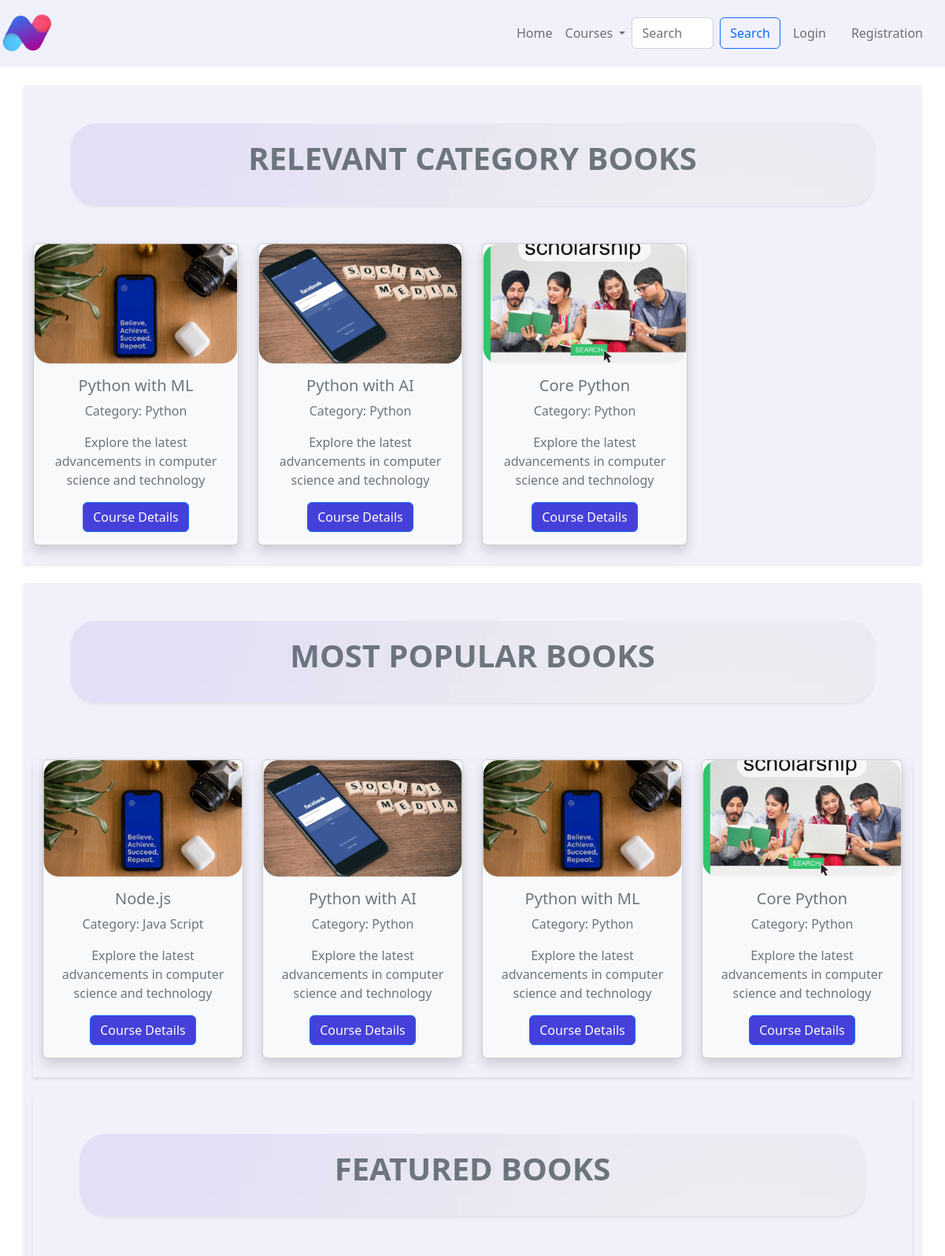
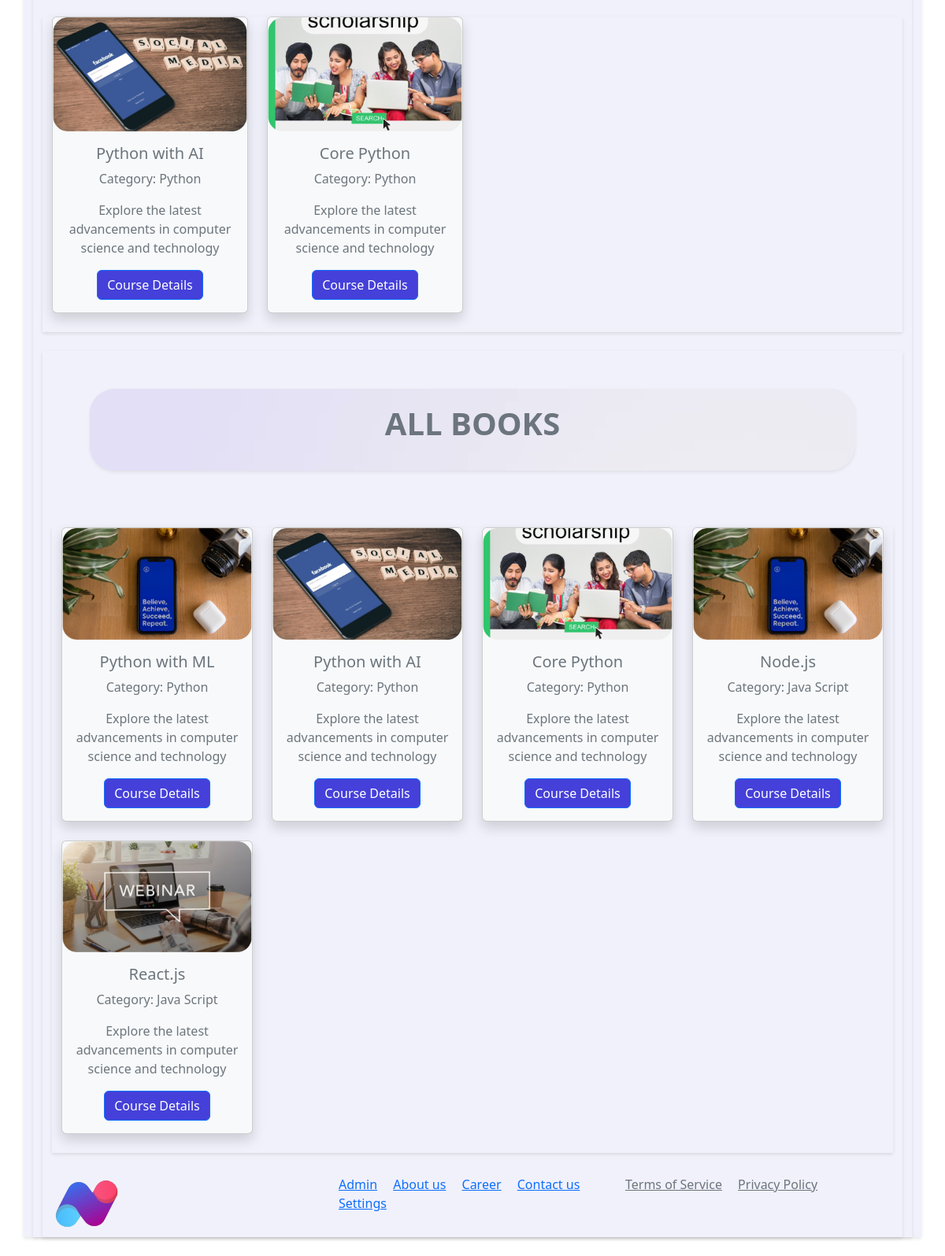
Page /books/1/ on the committed database (2 pictures, top to bottom).
### app/models.py (models this page shows, shortened)
class subCourse(models.Model):
    title = models.CharField(max_length=100)
    description = models.TextField()
    bookcount = models.BooleanField(default=False)
    category = models.ForeignKey('allCategory', on_delete=models.CASCADE)
    popularity = models.IntegerField(default=0)
    image = models.ImageField(upload_to='book_images/', default='default_book_image.jpg')
    featured = models.BooleanField(default=False)
    price = models.DecimalField(max_digits=8, decimal_places=2, default=0.00)
    discounted_price = models.DecimalField(max_digits=8, decimal_places=2, default=0.00)  # Add the discounted price field

class allCategory(models.Model):
    name = models.CharField(max_length=100)
    book_image = models.ImageField(upload_to='book_images', default='default_image.jpg')
    def __str__(self):
        return self.name

### app/views.py (the view)
# urls.py: path('books/<int:category_id>/', views.course_list, name='course_list'),
def course_list(request, category_id=None):
    categorys = allCategory.objects.all()  # Retrieve all authors
    global bookcounts
    if category_id:
        books = subCourse.objects.filter(category_id=category_id)
        bookcounts = subCourse.objects.all()
    else:
        books = subCourse.objects.all()
    popular_books = subCourse.objects.order_by('-popularity')[:4]  # Retrieve top 4 popular books
    featured_books = subCourse.objects.filter(featured=True)
    context = {
        'books': books,
        'popular_books': popular_books,
        'featured_books': featured_books,
        'bookcounts' :  bookcounts,
        'categorys': categorys,  # Include the 'authors' variable in the context
    }
    return render(request, 'app/course_list.html', context)

### app/templates/app/course_list.html (shortened to what this page needs)
{% extends 'app/base.html' %}
{% load static %}
{% block main-content %}
<div class="container my-4" style="background-color: #F1F1FB; box-shadow: 0px 2px 4px rgba(0, 0, 0, 0.1); ">
   <div class="row p-5">
    <div class="col">
        <div class="card h-100 bg-light rounded-5 shadow-sm border-0" style="background-image: url('{% static 'app/images/pics/backgteach.jpg' %}');">
            <h1 class="fw-bold mb-3 text-muted text-center" style="padding: 20px;">RELEVANT CATEGORY BOOKS</h1>
        </div>
    </div>
</div>
    <div class="row">
        {% for book in books %}
        <div class="col-md-3">
            <div class="card bg-light rounded shadow mb-4" style="background-color: #F1F1FB;" >
                <img src="{{ book.image.url }}" alt="{{ category.title }}" class="card-img-top">
                <div class="card-body text-center ">
                    <h5 class="card-title text-muted ">{{ book.title }}</h5>
                    <p class="card-text text-muted ">Category: {{ book.category }}</p>
                    <p class="card-text text-muted">Explore the latest advancements in computer science and technology</p>
                    <a href="{% url 'subcourse_detail' pk=book.pk %}" class="btn btn-primary" style="background-color: #4540D9;">Course Details</a>
                </div>
            </div>
        </div>
        {% endfor %}
    </div>
</div>
<div class="container my-4" style="background-color: #F1F1FB; box-shadow: 0px 2px 4px rgba(0, 0, 0, 0.1); ">
   <div class="row p-5">
    <div class="col">
        <div class="card h-100 bg-light rounded-5 shadow-sm border-0" style="background-image: url('{% static 'app/images/pics/backgteach.jpg' %}');">
            <h1 class="fw-bold mb-3 text-muted text-center" style="padding: 20px;">MOST POPULAR BOOKS</h1>
        </div>
    </div>
</div>
<div class="container my-4" style="background-color: #F1F1FB; box-shadow: 0px 2px 4px rgba(0, 0, 0, 0.1);">
    <div class="row">
    {% for popular_book in popular_books %}
        <div class="col-md-3">
            <div class="card bg-light rounded shadow mb-4"style="background-color: #F1F1FB;" >
                <img src="{{ popular_book.image.url }}" alt="{{ popular_book.title }}" class="card-img-top">
                <div class="card-body text-center">
                     <h5 class="card-title text-muted">{{ popular_book.title }}</h5>
                    <p class="card-text text-muted ">Category: {{ popular_book.category }}</p>
                    <p class="card-text text-muted ">Explore the latest advancements in computer science and technology</p>
                    <a href="{% url 'subcourse_detail' pk=popular_book.pk %}" class="btn btn-primary" style="background-color: #4540D9;">Course Details</a>
                </div>
            </div>
        </div>
        {% endfor %}
    </div>
</div>
    <div class="container my-4" style="background-color: #F1F1FB; box-shadow: 0px 2px 4px rgba(0, 0, 0, 0.1); ">
   <div class="row p-5">
    <div class="col">
        <div class="card h-100 bg-light rounded-5 shadow-sm border-0" style="background-image: url('{% static 'app/images/pics/backgteach.jpg' %}');">
            <h1 class="fw-bold mb-3 text-muted text-center" style="padding: 20px;">FEATURED BOOKS</h1>
        </div>
    </div>
</div>
<div class="container my-4" style="background-color: #F1F1FB; box-shadow: 0px 2px 4px rgba(0, 0, 0, 0.1);">
    <div class="row">
        {% for book in featured_books %}
        <div class="col-md-3">
            <div class="card bg-light rounded shadow mb-4" style="background-color: #F1F1FB;">
                <img src="{{ book.image.url }}" alt="{{ book.title }}" class="card-img-top">
                <div class="card-body text-center ">
                     <h5 class="card-title text-muted ">{{ book.title }}</h5>
                    <p class="card-text text-muted">Category: {{ book.category }}</p>
                    <p class="card-text text-muted">Explore the latest advancements in computer science and technology</p>
                    <a href="{% url 'subcourse_detail' pk=book.pk %}" class="btn btn-primary" style="background-color: #4540D9;">Course Details</a>
                </div>
            </div>
        </div>
        {% endfor %}
    </div>
</div>
   <div class="container my-4" style="background-color: #F1F1FB; box-shadow: 0px 2px 4px rgba(0, 0, 0, 0.1); ">
   <div class="row p-5">
    <div class="col">
        <div class="card h-100 bg-light rounded-5 shadow-sm border-0" style="background-image: url('{% static 'app/images/pics/backgteach.jpg' %}');">
            <h1 class="fw-bold mb-3 text-muted text-center" style="padding: 20px;">ALL BOOKS</h1>
        </div>
    </div>
</div>
<div class="container my-4" style="background-color: #F1F1FB; box-shadow: 0px 2px 4px rgba(0, 0, 0, 0.1);">
    <div class="row">
        {% for book in bookcounts %}
        <div class="col-md-3">
            <div class="card bg-light rounded shadow mb-4" style="background-color: #F1F1FB;" >
                <img src="{{ book.image.url }}" alt="{{ book.title }}" class="card-img-top">
                <div class="card-body text-center ">
                      <h5 class="card-title text-muted">{{ book.title }}</h5>
                    <p class="card-text text-muted ">Category: {{ book.category }}</p>
                    <p class="card-text text-muted ">Explore the latest advancements in computer science and technology</p>
                    <a href="{% url 'subcourse_detail' pk=book.pk %}" class="btn btn-primary" style="background-color: #4540D9;">Course Details</a>
                </div>
            </div>
        </div>
        {% endfor %}
    </div>
</div>
{% endblock main-content %}

### rows in the picture
subCourse: image (picture), title "Python with ML", category "Python"
subCourse: image (picture), title "Python with AI", category "Python"
subCourse: image (picture), title "Core Python", category "Python"
subCourse: image (picture), title "Node.js", category "Java Script"
subCourse: image (picture), title "React.js", category "Java Script"
